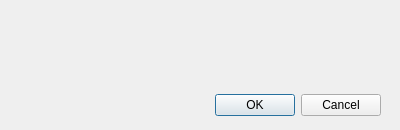
<?xml version="1.0" encoding="UTF-8"?>
<ui version="4.0">
 <class>need_save</class>
 <widget class="QDialog" name="need_save">
  <property name="geometry">
   <rect>
    <x>0</x>
    <y>0</y>
    <width>400</width>
    <height>130</height>
   </rect>
  </property>
  <property name="windowTitle">
   <string>Dialog</string>
  </property>
  <widget class="QDialogButtonBox" name="buttonBox">
   <property name="geometry">
    <rect>
     <x>50</x>
     <y>90</y>
     <width>331</width>
     <height>31</height>
    </rect>
   </property>
   <property name="orientation">
    <enum>Qt::Horizontal</enum>
   </property>
   <property name="standardButtons">
    <set>QDialogButtonBox::Cancel|QDialogButtonBox::Ok</set>
   </property>
  </widget>
 </widget>
 <resources/>
 <connections>
  <connection>
   <sender>buttonBox</sender>
   <signal>accepted()</signal>
   <receiver>need_save</receiver>
   <slot>accept()</slot>
   <hints>
    <hint type="sourcelabel">
     <x>248</x>
     <y>254</y>
    </hint>
    <hint type="destinationlabel">
     <x>157</x>
     <y>274</y>
    </hint>
   </hints>
  </connection>
  <connection>
   <sender>buttonBox</sender>
   <signal>rejected()</signal>
   <receiver>need_save</receiver>
   <slot>reject()</slot>
   <hints>
    <hint type="sourcelabel">
     <x>316</x>
     <y>260</y>
    </hint>
    <hint type="destinationlabel">
     <x>286</x>
     <y>274</y>
    </hint>
   </hints>
  </connection>
 </connections>
</ui>
